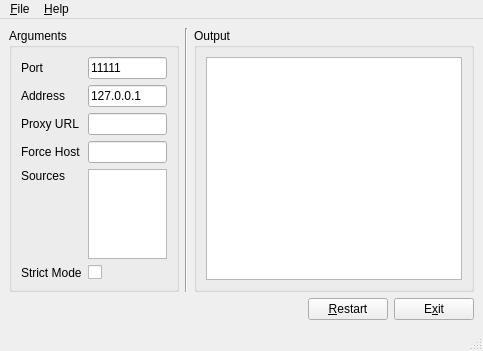
<?xml version="1.0" encoding="UTF-8"?>
<ui version="4.0">
 <class>MainWindow</class>
 <widget class="QMainWindow" name="MainWindow">
  <property name="geometry">
   <rect>
    <x>0</x>
    <y>0</y>
    <width>483</width>
    <height>351</height>
   </rect>
  </property>
  <property name="windowTitle">
   <string notr="true">QtUnblockNeteaseMusic</string>
  </property>
  <widget class="QWidget" name="centralwidget">
   <layout class="QGridLayout" name="gridLayout_3">
    <item row="9" column="0" colspan="4">
     <layout class="QHBoxLayout" name="buttonBox">
      <item>
       <spacer name="horizontalSpacer">
        <property name="orientation">
         <enum>Qt::Horizontal</enum>
        </property>
        <property name="sizeHint" stdset="0">
         <size>
          <width>40</width>
          <height>20</height>
         </size>
        </property>
       </spacer>
      </item>
      <item>
       <widget class="QPushButton" name="restartBtn">
        <property name="text">
         <string>&amp;Restart</string>
        </property>
       </widget>
      </item>
      <item>
       <widget class="QPushButton" name="exitBtn">
        <property name="text">
         <string>E&amp;xit</string>
        </property>
       </widget>
      </item>
     </layout>
    </item>
    <item row="1" column="0" colspan="4">
     <layout class="QHBoxLayout" name="formBox">
      <item>
       <widget class="QGroupBox" name="argsBox">
        <property name="title">
         <string>Arguments</string>
        </property>
        <layout class="QGridLayout" name="gridLayout">
         <item row="1" column="0">
          <widget class="QLabel" name="addressLabel">
           <property name="statusTip">
            <string>Specify server host</string>
           </property>
           <property name="text">
            <string>Address</string>
           </property>
          </widget>
         </item>
         <item row="4" column="0">
          <widget class="QLabel" name="sourceLabel">
           <property name="statusTip">
            <string>Set priority of sources</string>
           </property>
           <property name="text">
            <string>Sources</string>
           </property>
          </widget>
         </item>
         <item row="0" column="0">
          <widget class="QLabel" name="portLabel">
           <property name="statusTip">
            <string>Specify server port</string>
           </property>
           <property name="text">
            <string>Port</string>
           </property>
          </widget>
         </item>
         <item row="3" column="0">
          <widget class="QLabel" name="hostLabel">
           <property name="statusTip">
            <string>Force the Netease server IP</string>
           </property>
           <property name="text">
            <string>Force Host</string>
           </property>
          </widget>
         </item>
         <item row="0" column="1">
          <widget class="QLineEdit" name="portEdit">
           <property name="sizePolicy">
            <sizepolicy hsizetype="Preferred" vsizetype="Fixed">
             <horstretch>0</horstretch>
             <verstretch>0</verstretch>
            </sizepolicy>
           </property>
           <property name="statusTip">
            <string>Specify server port</string>
           </property>
           <property name="text">
            <string>11111</string>
           </property>
          </widget>
         </item>
         <item row="1" column="1">
          <widget class="QLineEdit" name="addressEdit">
           <property name="sizePolicy">
            <sizepolicy hsizetype="Preferred" vsizetype="Fixed">
             <horstretch>0</horstretch>
             <verstretch>0</verstretch>
            </sizepolicy>
           </property>
           <property name="statusTip">
            <string>Specify server host</string>
           </property>
           <property name="text">
            <string>127.0.0.1</string>
           </property>
          </widget>
         </item>
         <item row="2" column="1">
          <widget class="QLineEdit" name="urlEdit">
           <property name="sizePolicy">
            <sizepolicy hsizetype="Preferred" vsizetype="Fixed">
             <horstretch>0</horstretch>
             <verstretch>0</verstretch>
            </sizepolicy>
           </property>
           <property name="statusTip">
            <string>Request through upstream proxy</string>
           </property>
          </widget>
         </item>
         <item row="2" column="0">
          <widget class="QLabel" name="urlLabel">
           <property name="statusTip">
            <string>Request through upstream proxy</string>
           </property>
           <property name="text">
            <string>Proxy URL</string>
           </property>
          </widget>
         </item>
         <item row="3" column="1">
          <widget class="QLineEdit" name="hostEdit">
           <property name="sizePolicy">
            <sizepolicy hsizetype="Preferred" vsizetype="Fixed">
             <horstretch>0</horstretch>
             <verstretch>0</verstretch>
            </sizepolicy>
           </property>
           <property name="statusTip">
            <string>Force the Netease server IP</string>
           </property>
          </widget>
         </item>
         <item row="5" column="0">
          <spacer name="sourceSpacer">
           <property name="orientation">
            <enum>Qt::Vertical</enum>
           </property>
           <property name="sizeHint" stdset="0">
            <size>
             <width>20</width>
             <height>40</height>
            </size>
           </property>
          </spacer>
         </item>
         <item row="6" column="1">
          <widget class="QCheckBox" name="strictCheck">
           <property name="statusTip">
            <string>Enable proxy limitation</string>
           </property>
           <property name="text">
            <string/>
           </property>
          </widget>
         </item>
         <item row="6" column="0">
          <widget class="QLabel" name="strictLabel">
           <property name="statusTip">
            <string>Enable proxy limitation</string>
           </property>
           <property name="text">
            <string>Strict Mode</string>
           </property>
          </widget>
         </item>
         <item row="7" column="0" colspan="2">
          <spacer name="argsSpacer">
           <property name="orientation">
            <enum>Qt::Vertical</enum>
           </property>
           <property name="sizeHint" stdset="0">
            <size>
             <width>20</width>
             <height>40</height>
            </size>
           </property>
          </spacer>
         </item>
         <item row="4" column="1" rowspan="2">
          <widget class="QTextEdit" name="sourceEdit">
           <property name="sizePolicy">
            <sizepolicy hsizetype="Preferred" vsizetype="Preferred">
             <horstretch>0</horstretch>
             <verstretch>0</verstretch>
            </sizepolicy>
           </property>
           <property name="statusTip">
            <string>Set priority of sources</string>
           </property>
          </widget>
         </item>
        </layout>
       </widget>
      </item>
      <item>
       <widget class="Line" name="line">
        <property name="orientation">
         <enum>Qt::Vertical</enum>
        </property>
       </widget>
      </item>
      <item>
       <widget class="QGroupBox" name="outBox">
        <property name="title">
         <string>Output</string>
        </property>
        <layout class="QGridLayout" name="gridLayout_2">
         <item row="0" column="0">
          <widget class="QTextBrowser" name="outText">
           <property name="sizePolicy">
            <sizepolicy hsizetype="MinimumExpanding" vsizetype="Expanding">
             <horstretch>0</horstretch>
             <verstretch>0</verstretch>
            </sizepolicy>
           </property>
           <property name="font">
            <font>
             <family>Consolas</family>
            </font>
           </property>
           <property name="readOnly">
            <bool>true</bool>
           </property>
          </widget>
         </item>
        </layout>
       </widget>
      </item>
     </layout>
    </item>
   </layout>
  </widget>
  <widget class="QMenuBar" name="menubar">
   <property name="geometry">
    <rect>
     <x>0</x>
     <y>0</y>
     <width>483</width>
     <height>21</height>
    </rect>
   </property>
   <widget class="QMenu" name="menuFile">
    <property name="title">
     <string>&amp;File</string>
    </property>
    <addaction name="actionExit"/>
   </widget>
   <widget class="QMenu" name="menuHelp">
    <property name="title">
     <string>&amp;Help</string>
    </property>
    <addaction name="actionAbout"/>
   </widget>
   <addaction name="menuFile"/>
   <addaction name="menuHelp"/>
  </widget>
  <widget class="QStatusBar" name="statusBar"/>
  <action name="actionExit">
   <property name="text">
    <string>E&amp;xit</string>
   </property>
  </action>
  <action name="actionAbout">
   <property name="text">
    <string>&amp;About</string>
   </property>
  </action>
 </widget>
 <resources/>
 <connections/>
</ui>
